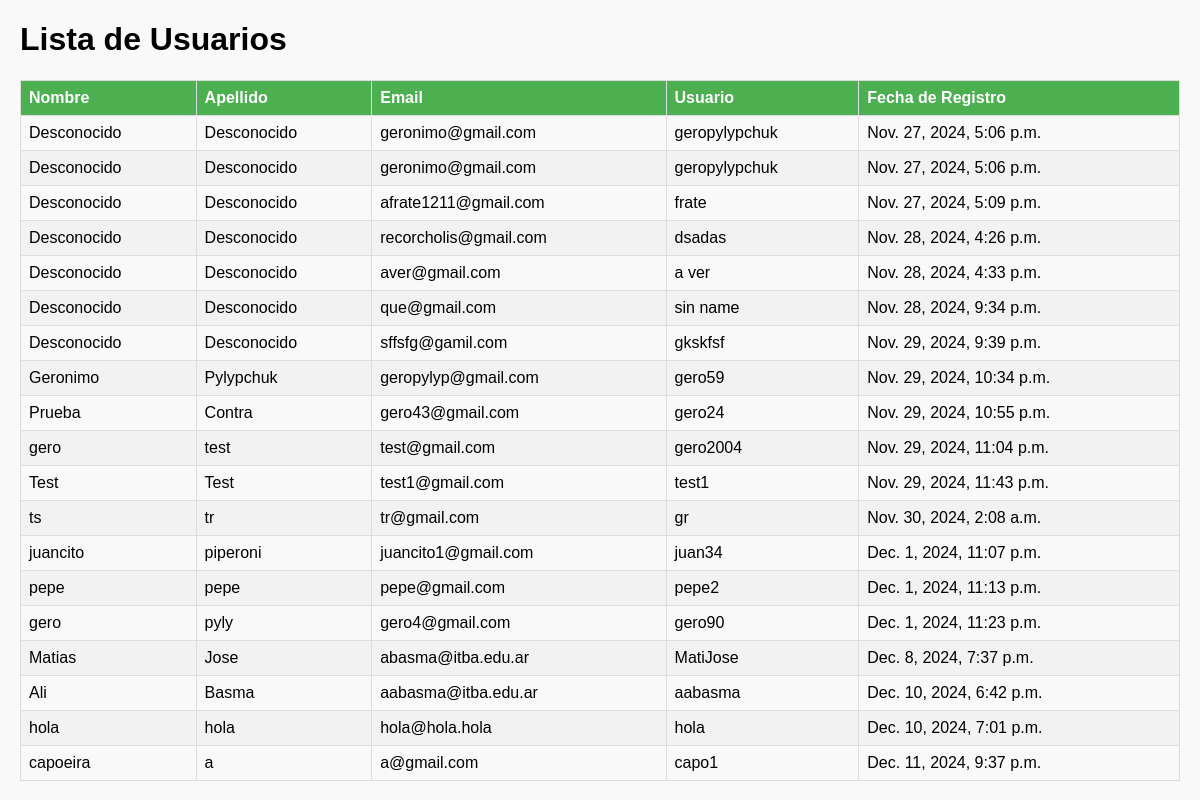
Screenshot of /usuarios/ with the database file from the repository.
### members/models.py (models this page shows, shortened)
class Usuario(models.Model):
    name = models.CharField(max_length=100, default='Desconocido')
    apellido = models.CharField(max_length=100, default='Desconocido')
    email = models.EmailField()
    usuario = models.CharField(max_length=100)
    password = models.CharField(max_length=100)
    fecha_registro = models.DateTimeField(auto_now_add=True)

### members/views.py (the view)
# urls.py: path('usuarios/', views.listar_usuarios, name='listar_usuarios'),  # Ruta para listar usuarios
def listar_usuarios(request):
    usuarios = Usuario.objects.all()
    return render(request, 'listar_usuarios.html', {'usuarios': usuarios})

### members/templates/listar_usuarios.html (shortened to what this page needs)
<!DOCTYPE html>
<html lang="en">
<head>
</head>
<body>
    <h1>Lista de Usuarios</h1>
    <table>
        <thead>
            <tr>
                <th>Nombre</th>
                <th>Apellido</th>
                <th>Email</th>
                <th>Usuario</th>
                <th>Fecha de Registro</th>
            </tr>
        </thead>
        <tbody>
            {% for usuario in usuarios %}
            <tr>
                <td>{{ usuario.name }}</td>
                <td>{{ usuario.apellido }}</td>
                <td>{{ usuario.email }}</td>
                <td>{{ usuario.usuario }}</td>
                <td>{{ usuario.fecha_registro }}</td>
            </tr>
            {% endfor %}
        </tbody>
    </table>
</body>
</html>

### members/templates/listar_usuarios.html (style rules this page uses)
body { font-family: Arial, sans-serif; margin: 20px; background-color: #f9f9f9; }
table { width: 100%; border-collapse: collapse; margin-bottom: 20px; }
table, th, td { border: 1px solid #ddd; }
th, td { padding: 8px; text-align: left; }
th { background-color: #4CAF50; color: white; }
tr:nth-child(even) { background-color: #f2f2f2; }

### rows the page displays
Usuario: name "Desconocido", apellido "Desconocido", email "geronimo@gmail.com", usuario "geropylypchuk", fecha_registro "Nov. 27, 2024, 5:06 p.m."
Usuario: name "Desconocido", apellido "Desconocido", email "geronimo@gmail.com", usuario "geropylypchuk", fecha_registro "Nov. 27, 2024, 5:06 p.m."
Usuario: name "Desconocido", apellido "Desconocido", email "afrate1211@gmail.com", usuario "frate", fecha_registro "Nov. 27, 2024, 5:09 p.m."
Usuario: name "Desconocido", apellido "Desconocido", email "recorcholis@gmail.com", usuario "dsadas", fecha_registro "Nov. 28, 2024, 4:26 p.m."
Usuario: name "Desconocido", apellido "Desconocido", email "aver@gmail.com", usuario "a ver", fecha_registro "Nov. 28, 2024, 4:33 p.m."
Usuario: name "Desconocido", apellido "Desconocido", email "que@gmail.com", usuario "sin name", fecha_registro "Nov. 28, 2024, 9:34 p.m."
Usuario: name "Desconocido", apellido "Desconocido", email "sffsfg@gamil.com", usuario "gkskfsf", fecha_registro "Nov. 29, 2024, 9:39 p.m."
Usuario: name "Geronimo", apellido "Pylypchuk", email "geropylyp@gmail.com", usuario "gero59", fecha_registro "Nov. 29, 2024, 10:34 p.m."
Usuario: name "Prueba", apellido "Contra", email "gero43@gmail.com", usuario "gero24", fecha_registro "Nov. 29, 2024, 10:55 p.m."
Usuario: name "gero", apellido "test", email "test@gmail.com", usuario "gero2004", fecha_registro "Nov. 29, 2024, 11:04 p.m."
Usuario: name "Test", apellido "Test", email "test1@gmail.com", usuario "test1", fecha_registro "Nov. 29, 2024, 11:43 p.m."
Usuario: name "ts", apellido "tr", email "tr@gmail.com", usuario "gr", fecha_registro "Nov. 30, 2024, 2:08 a.m."
Usuario: name "juancito", apellido "piperoni", email "juancito1@gmail.com", usuario "juan34", fecha_registro "Dec. 1, 2024, 11:07 p.m."
Usuario: name "pepe", apellido "pepe", email "pepe@gmail.com", usuario "pepe2", fecha_registro "Dec. 1, 2024, 11:13 p.m."
Usuario: name "gero", apellido "pyly", email "gero4@gmail.com", usuario "gero90", fecha_registro "Dec. 1, 2024, 11:23 p.m."
Usuario: name "Matias", apellido "Jose", email "abasma@itba.edu.ar", usuario "MatiJose", fecha_registro "Dec. 8, 2024, 7:37 p.m."
Usuario: name "Ali", apellido "Basma", email "aabasma@itba.edu.ar", usuario "aabasma", fecha_registro "Dec. 10, 2024, 6:42 p.m."
Usuario: name "hola", apellido "hola", email "hola@hola.hola", usuario "hola", fecha_registro "Dec. 10, 2024, 7:01 p.m."
Usuario: name "capoeira", apellido "a", email "a@gmail.com", usuario "capo1", fecha_registro "Dec. 11, 2024, 9:37 p.m."
